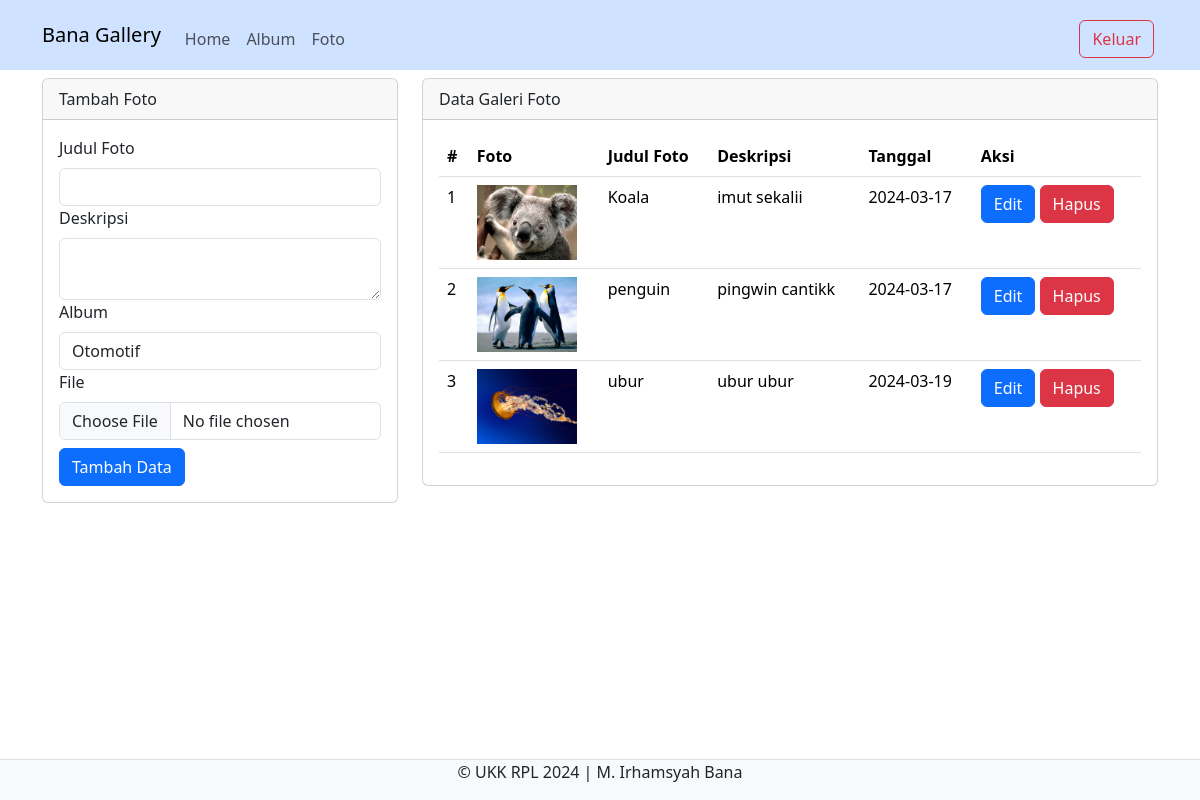
Screenshot of /admin/foto.php (signed in) with the database file from the repository.
### tables this page shows
CREATE TABLE `foto` (
  `fotoid` int(11) NOT NULL,
  `judulfoto` varchar(255) NOT NULL,
  `deskripsifoto` text NOT NULL,
  `tanggalunggah` date NOT NULL,
  `lokasifile` varchar(255) NOT NULL,
  `albumid` int(11) NOT NULL,
  `userid` int(11) NOT NULL
);

### admin/foto.php (the view, shortened to what this page needs)
<?php
include '../config/koneksi.php';
?>
<!DOCTYPE html>
<html lang="en">
<head>
    <link rel="stylesheet" type="text/css" href="../assets/css/bootstrap.min.css">
</head>
<body>
<nav class="navbar navbar-expand-lg navbar-danger-subtle bg-primary-subtle">
  <div class="container">
    <a class="navbar-brand" href="index.php">Bana Gallery</a>
    <div class="collapse navbar-collapse mt-2" id="navbarNavAltMarkup">
      <div class="navbar-nav me-auto">
      <a href="home.php" class="nav-link">Home</a>
      <a href="album.php" class="nav-link">Album</a>
      <a href="foto.php" class="nav-link">Foto</a>
      </div>
      <a href="../config/aksi_logout.php" class="btn btn-outline-danger m-1">Keluar</a>
    </div>
  </div>
</nav>
<div class="container">
   <div class="row">
         <div class="col-md-4">
             <div class="card mt-2">
                 <div class="card-header">Tambah Foto</div>
                     <div class="card-body">
                        <form action="../config/aksi_foto.php" method="POST" enctype="multipart/form-data">
                            <label class="form-label">Judul Foto</label>
                            <input type="text" name="judulfoto" class="form-control" required>
                            <label class="form-label">Deskripsi</label>
                            <textarea class="form-control" name="deskripsifoto" required></textarea>
                            <label class="form-label">Album</label>
                            <select class="form-control" name="albumid">
                               <?php
                               $userid = $_SESSION['userid'];
                               $sql_album = mysqli_query($koneksi, "SELECT * FROM album WHERE userid='$userid'");
                               while($data_album = mysqli_fetch_array($sql_album)){ ?>
                                <option value="<?php echo $data_album['albumid'] ?>"><?php echo $data_album['namaalbum'] ?>
                                </option>
                                <?php } ?>
                            </select>
                            <label class="form-label">File</label>
                            <input type="file" class="form-control" name="lokasifile" required>
                            <button type="submit" class="btn btn-primary mt-2" name="tambah">Tambah Data</button>
                        </form>
                     </div>
             </div>
         </div>
         <div class="col-md-8">
             <div class="card mt-2">
                 <div class="card-header">Data Galeri Foto</div>
                 <div class="card-body">
                    <table class="table">
                        <thead>
                           <tr>
                            <th>#</th>
                            <th>Foto</th>
                            <th>Judul Foto</th>
                            <th>Deskripsi</th>
                            <th>Tanggal</th>
                            <th>Aksi</th>
                           </tr>
                        </thead>
                        <tbody>
                            <?php
                            $no = 1;
                            $userid = $_SESSION['userid'];
                            $sql = mysqli_query($koneksi,"SELECT * FROM foto WHERE userid='$userid'");
                            while($data = mysqli_fetch_array($sql)){
                            ?>
                            <tr>
                                <td><?php echo $no++ ?></td>
                                <td><img src="../assets/img/<?php echo $data['lokasifile'] ?>" width="100"></td>
                                <td><?php echo $data['judulfoto'] ?></td>
                                <td><?php echo $data['deskripsifoto'] ?></td>
                                <td><?php echo $data['tanggalunggah'] ?></td>
                                <td>
                                <button type="button" class="btn btn-primary" data-bs-toggle="modal" data-bs-target="#edit<?php echo $data['fotoid'] ?>">
                                  Edit
                                </button>
                                <button type="button" class="btn btn-danger" data-bs-toggle="modal" data-bs-target="#hapus<?php echo $data['fotoid'] ?>">
                                  Hapus
                                </button>
                                </td>
                            </tr>
                               <?php } ?>
                        </tbody>
                    </table>
                 </div>
             </div>
         </div>
   </div>
</div>
<footer class="d-flex justify-content-center border-top mt-3 bg-light fixed-bottom">
    <p>&copy; UKK RPL 2024 | M. Irhamsyah Bana</p>
</footer>
</body>
</html>

### rows the page displays
foto: lokasifile (picture), judulfoto "Koala", deskripsifoto "imut sekalii", tanggalunggah "2024-03-17"
foto: lokasifile (picture), judulfoto "penguin", deskripsifoto "pingwin cantikk", tanggalunggah "2024-03-17"
foto: lokasifile (picture), judulfoto "ubur", deskripsifoto "ubur ubur", tanggalunggah "2024-03-19"

### other values shown
form field albumid "Otomotif"
